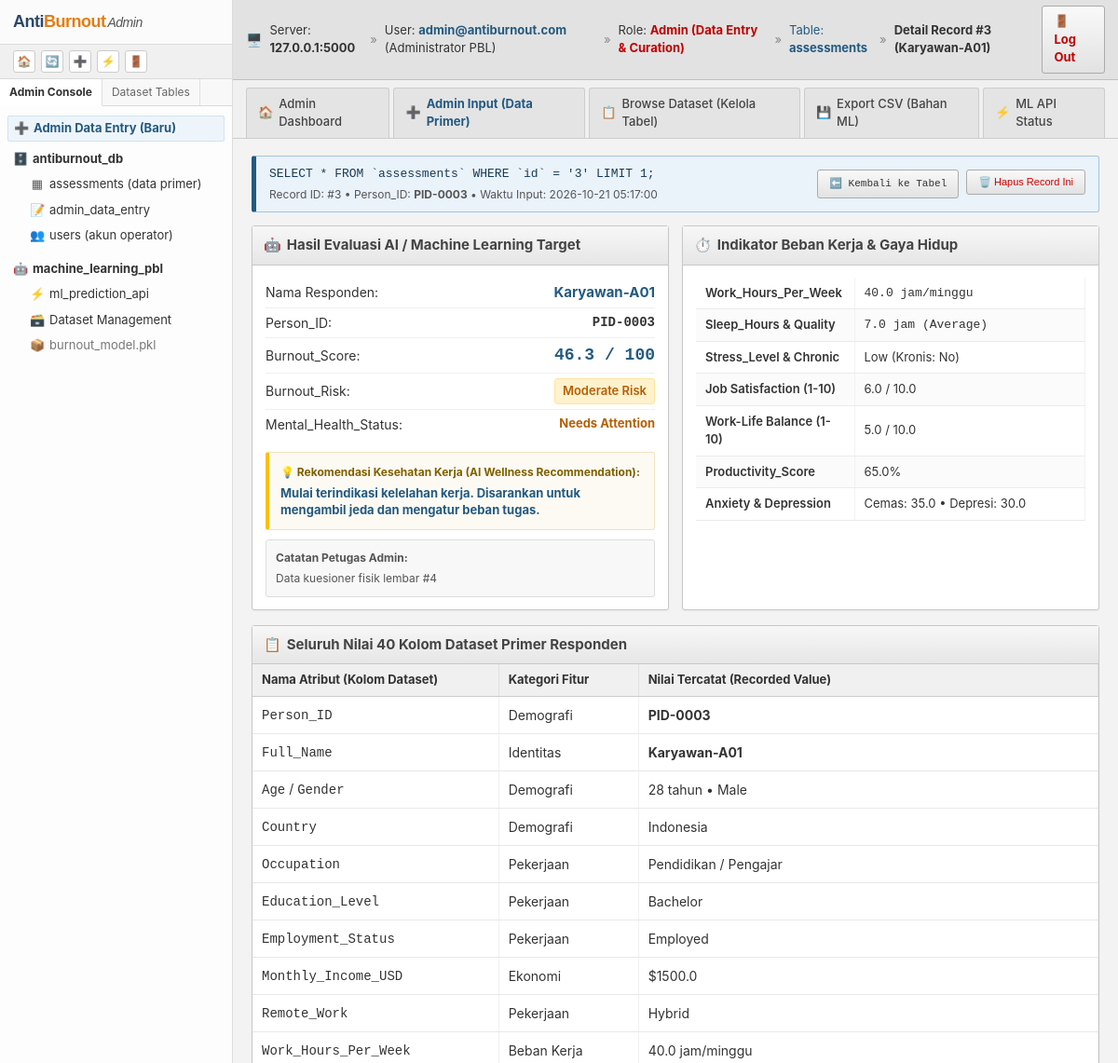
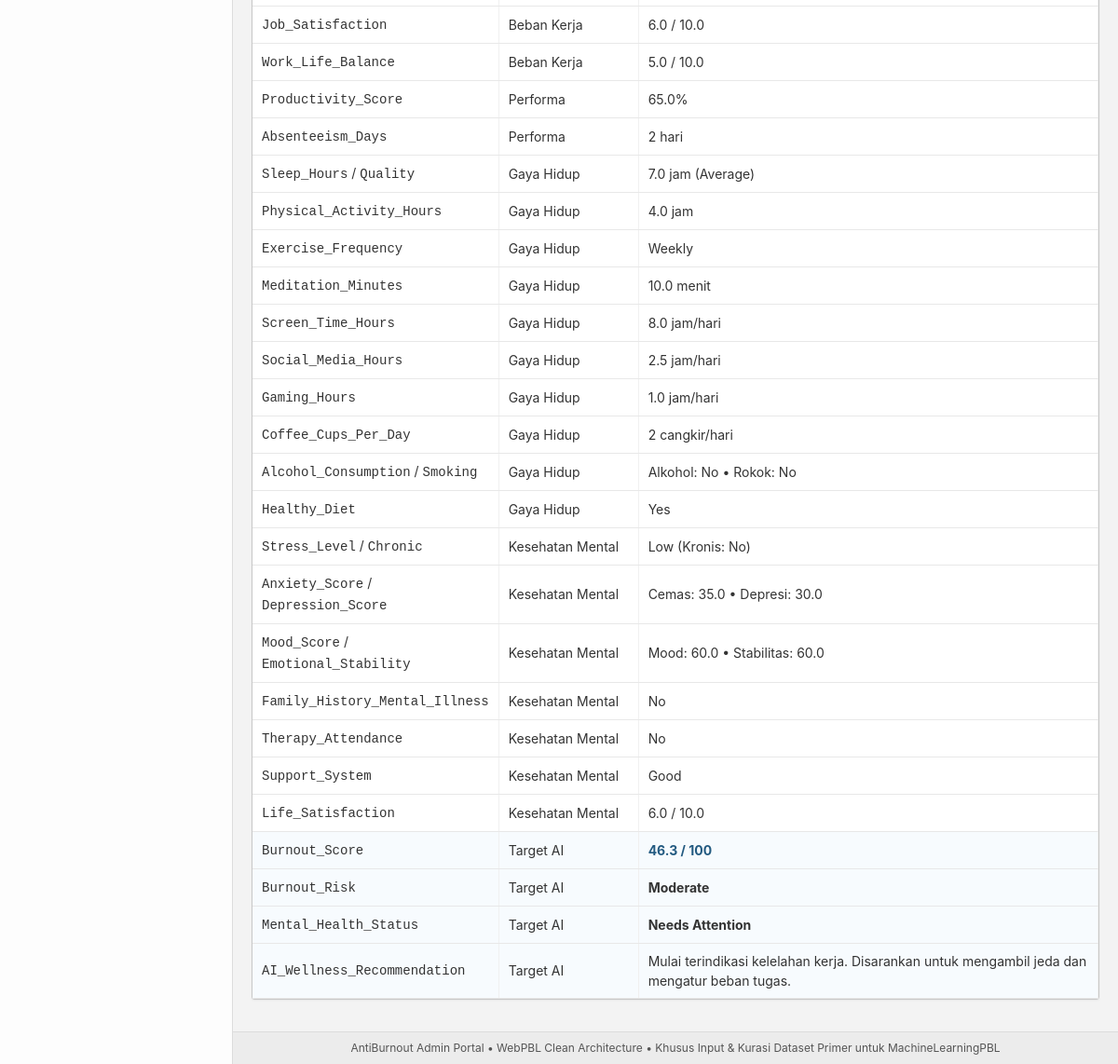
Screenshot of /assessment/detail/3 (signed in) with the database file from the repository (2 pictures, top to bottom).
### tables this page shows
CREATE TABLE assessments (
                    id INTEGER PRIMARY KEY AUTOINCREMENT,
                    full_name TEXT NOT NULL,
                    role TEXT NOT NULL,
                    work_hours REAL NOT NULL,
                    sleep_hours REAL NOT NULL,
                    stress_level INTEGER NOT NULL,
                    workload_feeling INTEGER NOT NULL,
                    physical_fatigue INTEGER NOT NULL,
                    notes TEXT,
                    burnout_score REAL,
                    burnout_level TEXT,
                    recommendation TEXT,
                    created_at TIMESTAMP DEFAULT CURRENT_TIMESTAMP
                );

### app/presentation/web/assessment_controller.py (the view)
@assessment_bp.route("/detail/<assessment_id>", methods=["GET"])
def detail(assessment_id):
    repo = current_app.assessment_repository
    entity = repo.find_by_id(assessment_id)
    if not entity:
        flash(f"Data responden #{assessment_id} tidak ditemukan.", "danger")
        return redirect(url_for("assessment.dataset_view"))
    return render_template("assessment/detail.html", item=entity.to_dict())

### app/presentation/templates/assessment/detail.html (shortened to what this page needs)
{% extends "base.html" %}
{% block breadcrumb_extra %}
<span style="color: #888;">&raquo;</span>
<span><a href="{{ url_for('assessment.dataset_view') }}">Table: <strong>assessments</strong></a></span>
<span style="color: #888;">&raquo;</span>
<span><strong>Detail Record #{{ item.id }} ({{ item.full_name }})</strong></span>
{% endblock %}
{% block content %}
<div class="pma-sql-box">
    <div>
        <code>SELECT * FROM `assessments` WHERE `id` = '{{ item.id }}' LIMIT 1;</code>
        <div class="pma-sql-meta">
            Record ID: #{{ item.id }} &bull; Person_ID: <strong>{{ item.person_id or item.id }}</strong> &bull; Waktu Input: {{ item.created_at }}
        </div>
    </div>
    <div style="display: flex; gap: 8px;">
        <a href="{{ url_for('assessment.dataset_view') }}" class="pma-btn" style="font-size: 11px;">
            ⬅️ Kembali ke Tabel
        </a>
        <form action="{{ url_for('assessment.delete_item', assessment_id=item.id) }}" method="POST" style="display: inline;" onsubmit="return confirm('Apakah Anda yakin ingin menghapus data responden {{ item.full_name }} (#{{ item.id }}) secara permanen?');">
            <button type="submit" class="pma-btn" style="color: #cc0000; font-size: 11px;">
                🗑️ Hapus Record Ini
            </button>
        </form>
    </div>
</div>
<div class="pma-grid-2col" style="margin-bottom: 16px;">
    <div class="pma-card" style="margin-bottom: 0;">
        <div class="pma-card-header">
            <span>🤖</span>
            <span>Hasil Evaluasi AI / Machine Learning Target</span>
        </div>
        <div class="pma-card-body">
            <ul class="pma-list">
                <li class="pma-list-item">
                    <span>Nama Responden:</span>
                    <strong style="color: #235a81; font-size: 15px;">{{ item.full_name }}</strong>
                </li>
                <li class="pma-list-item">
                    <span>Person_ID:</span>
                    <code style="font-weight: bold;">{{ item.person_id or item.id }}</code>
                </li>
                <li class="pma-list-item">
                    <span>Burnout_Score:</span>
                    <strong style="font-size: 18px; font-family: monospace; color: #235a81;">
                        {{ item.burnout_score if item.burnout_score is not none else '-' }} / 100
                    </strong>
                </li>
                <li class="pma-list-item">
                    <span>Burnout_Risk:</span>
                    {% if item.burnout_risk == 'Low' or 'Rendah' in (item.burnout_risk or '') %}
                    <span class="pma-badge pma-badge-success" style="font-size: 13px; padding: 3px 8px;">Low Risk</span>
                    {% elif item.burnout_risk == 'Moderate' or 'Sedang' in (item.burnout_risk or '') %}
                    <span class="pma-badge pma-badge-warning" style="font-size: 13px; padding: 3px 8px;">Moderate Risk</span>
                    {% else %}
                    <span class="pma-badge pma-badge-danger" style="font-size: 13px; padding: 3px 8px;">High Risk</span>
                    {% endif %}
                </li>
                <li class="pma-list-item">
                    <span>Mental_Health_Status:</span>
                    <strong style="font-size: 13px; color: {% if item.mental_health_status == 'Healthy' %}#38761d{% elif item.mental_health_status == 'Needs Attention' %}#b45f06{% else %}#cc0000{% endif %};">
                        {{ item.mental_health_status or '-' }}
                    </strong>
                </li>
            </ul>
            <div style="margin-top: 14px; background: #fdfaf3; border: 1px solid #f0e2be; border-left: 4px solid #ffc000; padding: 12px; border-radius: 3px;">
                <div style="font-weight: bold; color: #7f6000; font-size: 12px; margin-bottom: 4px;">
                    💡 Rekomendasi Kesehatan Kerja (AI Wellness Recommendation):
                </div>
                <div style="font-size: 13px; font-weight: bold; color: #235a81; line-height: 1.4;">
                    {{ item.ai_wellness_recommendation or item.recommendation or '-' }}
                </div>
            </div>
            {% if item.notes %}
            <div style="margin-top: 10px; background: #f8f8f8; border: 1px solid #ddd; padding: 10px; border-radius: 3px; font-size: 12px; color: #555;">
                <strong>Catatan Petugas Admin:</strong>
                <p style="margin: 4px 0 0 0;">{{ item.notes }}</p>
            </div>
            {% endif %}
        </div>
    </div>
    <div class="pma-card" style="margin-bottom: 0;">
        <div class="pma-card-header">
            <span>⏱️</span>
            <span>Indikator Beban Kerja & Gaya Hidup</span>
        </div>
        <div class="pma-card-body">
            <table class="pma-table" style="margin-bottom: 0;">
                <tbody>
                    <tr>
                        <td style="width: 170px; font-weight: 600;">Work_Hours_Per_Week</td>
                        <td style="font-family: monospace; font-size: 13px;">{{ item.work_hours_per_week }} jam/minggu</td>
                    </tr>
                    <tr>
                        <td style="font-weight: 600;">Sleep_Hours & Quality</td>
                        <td style="font-family: monospace;">{{ item.sleep_hours }} jam ({{ item.sleep_quality }})</td>
                    </tr>
                    <tr>
                        <td style="font-weight: 600;">Stress_Level & Chronic</td>
                        <td>{{ item.stress_level }} (Kronis: {{ item.chronic_stress }})</td>
                    </tr>
                    <tr>
                        <td style="font-weight: 600;">Job Satisfaction (1-10)</td>
                        <td>{{ item.job_satisfaction }} / 10.0</td>
                    </tr>
                    <tr>
                        <td style="font-weight: 600;">Work-Life Balance (1-10)</td>
                        <td>{{ item.work_life_balance }} / 10.0</td>
                    </tr>
                    <tr>
                        <td style="font-weight: 600;">Productivity_Score</td>
                        <td>{{ item.productivity_score }}%</td>
                    </tr>
                    <tr>
                        <td style="font-weight: 600;">Anxiety & Depression</td>
                        <td>Cemas: {{ item.anxiety_score }} &bull; Depresi: {{ item.depression_score }}</td>
                    </tr>
                </tbody>
            </table>
        </div>
    </div>
</div>
<div class="pma-card">
    <div class="pma-card-header">
        <span>📋</span>
        <span>Seluruh Nilai 40 Kolom Dataset Primer Responden</span>
    </div>
    <div class="pma-card-body" style="padding: 0;">
        <table class="pma-form-table" style="margin-bottom: 0; border: none;">
            <thead>
                <tr>
                    <th style="width: 260px;">Nama Atribut (Kolom Dataset)</th>
                    <th style="width: 150px;">Kategori Fitur</th>
                    <th>Nilai Tercatat (Recorded Value)</th>
                </tr>
            </thead>
            <tbody>
                <tr><td><code>Person_ID</code></td><td>Demografi</td><td><strong>{{ item.person_id or item.id }}</strong></td></tr>
                <tr><td><code>Full_Name</code></td><td>Identitas</td><td><strong>{{ item.full_name }}</strong></td></tr>
                <tr><td><code>Age</code> / <code>Gender</code></td><td>Demografi</td><td>{{ item.age|int }} tahun &bull; {{ item.gender }}</td></tr>
                <tr><td><code>Country</code></td><td>Demografi</td><td>{{ item.country }}</td></tr>
                <tr><td><code>Occupation</code></td><td>Pekerjaan</td><td>{{ item.occupation }}</td></tr>
                <tr><td><code>Education_Level</code></td><td>Pekerjaan</td><td>{{ item.education_level }}</td></tr>
                <tr><td><code>Employment_Status</code></td><td>Pekerjaan</td><td>{{ item.employment_status }}</td></tr>
                <tr><td><code>Monthly_Income_USD</code></td><td>Ekonomi</td><td>${{ item.monthly_income_usd }}</td></tr>
                <tr><td><code>Remote_Work</code></td><td>Pekerjaan</td><td>{{ item.remote_work }}</td></tr>
                <tr><td><code>Work_Hours_Per_Week</code></td><td>Beban Kerja</td><td>{{ item.work_hours_per_week }} jam/minggu</td></tr>
                <tr><td><code>Job_Satisfaction</code></td><td>Beban Kerja</td><td>{{ item.job_satisfaction }} / 10.0</td></tr>
                <tr><td><code>Work_Life_Balance</code></td><td>Beban Kerja</td><td>{{ item.work_life_balance }} / 10.0</td></tr>
                <tr><td><code>Productivity_Score</code></td><td>Performa</td><td>{{ item.productivity_score }}%</td></tr>
                <tr><td><code>Absenteeism_Days</code></td><td>Performa</td><td>{{ item.absenteeism_days }} hari</td></tr>
                <tr><td><code>Sleep_Hours</code> / <code>Quality</code></td><td>Gaya Hidup</td><td>{{ item.sleep_hours }} jam ({{ item.sleep_quality }})</td></tr>
                <tr><td><code>Physical_Activity_Hours</code></td><td>Gaya Hidup</td><td>{{ item.physical_activity_hours }} jam</td></tr>
                <tr><td><code>Exercise_Frequency</code></td><td>Gaya Hidup</td><td>{{ item.exercise_frequency }}</td></tr>
                <tr><td><code>Meditation_Minutes</code></td><td>Gaya Hidup</td><td>{{ item.meditation_minutes }} menit</td></tr>
                <tr><td><code>Screen_Time_Hours</code></td><td>Gaya Hidup</td><td>{{ item.screen_time_hours }} jam/hari</td></tr>
                <tr><td><code>Social_Media_Hours</code></td><td>Gaya Hidup</td><td>{{ item.social_media_hours }} jam/hari</td></tr>
                <tr><td><code>Gaming_Hours</code></td><td>Gaya Hidup</td><td>{{ item.gaming_hours }} jam/hari</td></tr>
                <tr><td><code>Coffee_Cups_Per_Day</code></td><td>Gaya Hidup</td><td>{{ item.coffee_cups_per_day }} cangkir/hari</td></tr>
                <tr><td><code>Alcohol_Consumption</code> / <code>Smoking</code></td><td>Gaya Hidup</td><td>Alkohol: {{ item.alcohol_consumption }} &bull; Rokok: {{ item.smoking }}</td></tr>
                <tr><td><code>Healthy_Diet</code></td><td>Gaya Hidup</td><td>{{ item.healthy_diet }}</td></tr>
                <tr><td><code>Stress_Level</code> / <code>Chronic</code></td><td>Kesehatan Mental</td><td>{{ item.stress_level }} (Kronis: {{ item.chronic_stress }})</td></tr>
                <tr><td><code>Anxiety_Score</code> / <code>Depression_Score</code></td><td>Kesehatan Mental</td><td>Cemas: {{ item.anxiety_score }} &bull; Depresi: {{ item.depression_score }}</td></tr>
                <tr><td><code>Mood_Score</code> / <code>Emotional_Stability</code></td><td>Kesehatan Mental</td><td>Mood: {{ item.mood_score }} &bull; Stabilitas: {{ item.emotional_stability }}</td></tr>
                <tr><td><code>Family_History_Mental_Illness</code></td><td>Kesehatan Mental</td><td>{{ item.family_history_mental_illness }}</td></tr>
                <tr><td><code>Therapy_Attendance</code></td><td>Kesehatan Mental</td><td>{{ item.therapy_attendance }}</td></tr>
                <tr><td><code>Support_System</code></td><td>Kesehatan Mental</td><td>{{ item.support_system }}</td></tr>
                <tr><td><code>Life_Satisfaction</code></td><td>Kesehatan Mental</td><td>{{ item.life_satisfaction }} / 10.0</td></tr>
                <tr style="background: #f7fbfe;"><td><code>Burnout_Score</code></td><td>Target AI</td><td><strong style="color: #235a81;">{{ item.burnout_score }} / 100</strong></td></tr>
                <tr style="background: #f7fbfe;"><td><code>Burnout_Risk</code></td><td>Target AI</td><td><strong>{{ item.burnout_risk }}</strong></td></tr>
                <tr style="background: #f7fbfe;"><td><code>Mental_Health_Status</code></td><td>Target AI</td><td><strong>{{ item.mental_health_status }}</strong></td></tr>
                <tr style="background: #f7fbfe;"><td><code>AI_Wellness_Recommendation</code></td><td>Target AI</td><td>{{ item.ai_wellness_recommendation or item.recommendation }}</td></tr>
            </tbody>
        </table>
    </div>
</div>
{% endblock %}

### rows the page displays
assessments: id "3", full_name "Karyawan-A01", created_at "2026-10-21 05:17:00", burnout_score "46.3", recommendation "Mulai terindikasi kelelahan kerja. Disarankan untuk mengambil jeda dan mengatur beban tugas.", notes "Data kuesioner fisik lembar #4", sleep_hours "7.0", occupation "Pendidikan / Pengajar"

### other values shown
{{ current_user.email or 'admin@antiburnout.com' }} "admin@antiburnout.com"
{{ current_user.full_name or 'Administrator' }} "Administrator PBL"
{{ (current_user.role or 'admin')|capitalize }} "Admin"
{{ item.person_id or item.id }} "PID-0003"
{{ item.mental_health_status or '-' }} "Needs Attention"
{{ item.work_hours_per_week }} "40.0"
{{ item.sleep_quality }} "Average"
{{ item.stress_level }} "Low"
{{ item.chronic_stress }} "No"
{{ item.job_satisfaction }} "6.0"
{{ item.work_life_balance }} "5.0"
{{ item.productivity_score }} "65.0"
{{ item.anxiety_score }} "35.0"
{{ item.depression_score }} "30.0"
{{ item.age|int }} "28"
